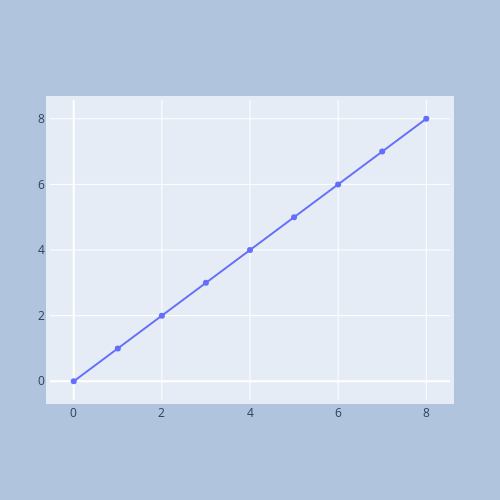

Notebook cell for this chart:
### Code cell
import plotly.graph_objects as go

fig = go.Figure()

fig.add_trace(go.Scatter(
    x=[0, 1, 2, 3, 4, 5, 6, 7, 8],
    y=[0, 1, 2, 3, 4, 5, 6, 7, 8]
))

fig.update_layout(
    autosize=False,
    width=500,
    height=500,
    margin=dict(
        l=50,
        r=50,
        b=100,
        t=100,
        pad=4
    ),
    paper_bgcolor="LightSteelBlue",
)

fig

### Figure 1 — Plotly figure (JSON) as saved in the notebook; plotly's stock layout.template omitted (floating-point values rounded to 4 significant figures)
{"data": [{"type": "scatter", "x": [0, 1, 2, 3, 4, 5, 6, 7, 8], "y": [0, 1, 2, 3, 4, 5, 6, 7, 8]}], "layout": {"autosize": false, "height": 500, "margin": {"b": 100, "l": 50, "pad": 4, "r": 50, "t": 100}, "paper_bgcolor": "LightSteelBlue", "width": 500, "xaxis": {"autorange": true, "range": [-0.539, 8.539], "type": "linear"}, "yaxis": {"autorange": true, "range": [-0.5714, 8.571], "type": "linear"}}}
